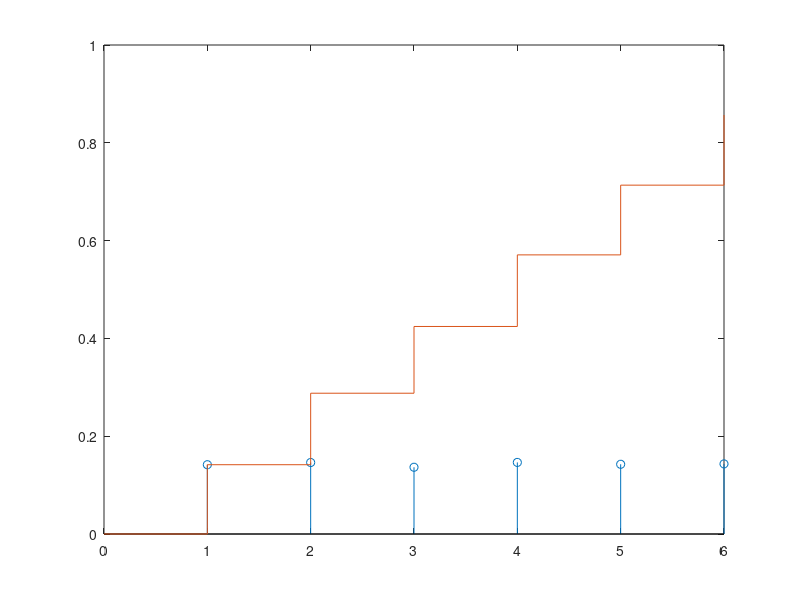

The MATLAB source for this figure:
% Guião PL2 --> 2.2 

% Exercicíco 1 

lados = 6;
dados = 1;
N = 1e4;

px = floor(rand(dados,N) * (lados+1));

%Função probabilidade massa
prob = [sum(px==1)/N, sum(px==2)/N, sum(px==3)/N, sum(px==4)/N, sum(px==5)/N, sum(px==6)/N];
stem(1:6, prob)

hold on

%Função distribuição acumulada
acum = [0 cumsum(prob)];

stairs(0:6, acum)
hold off
